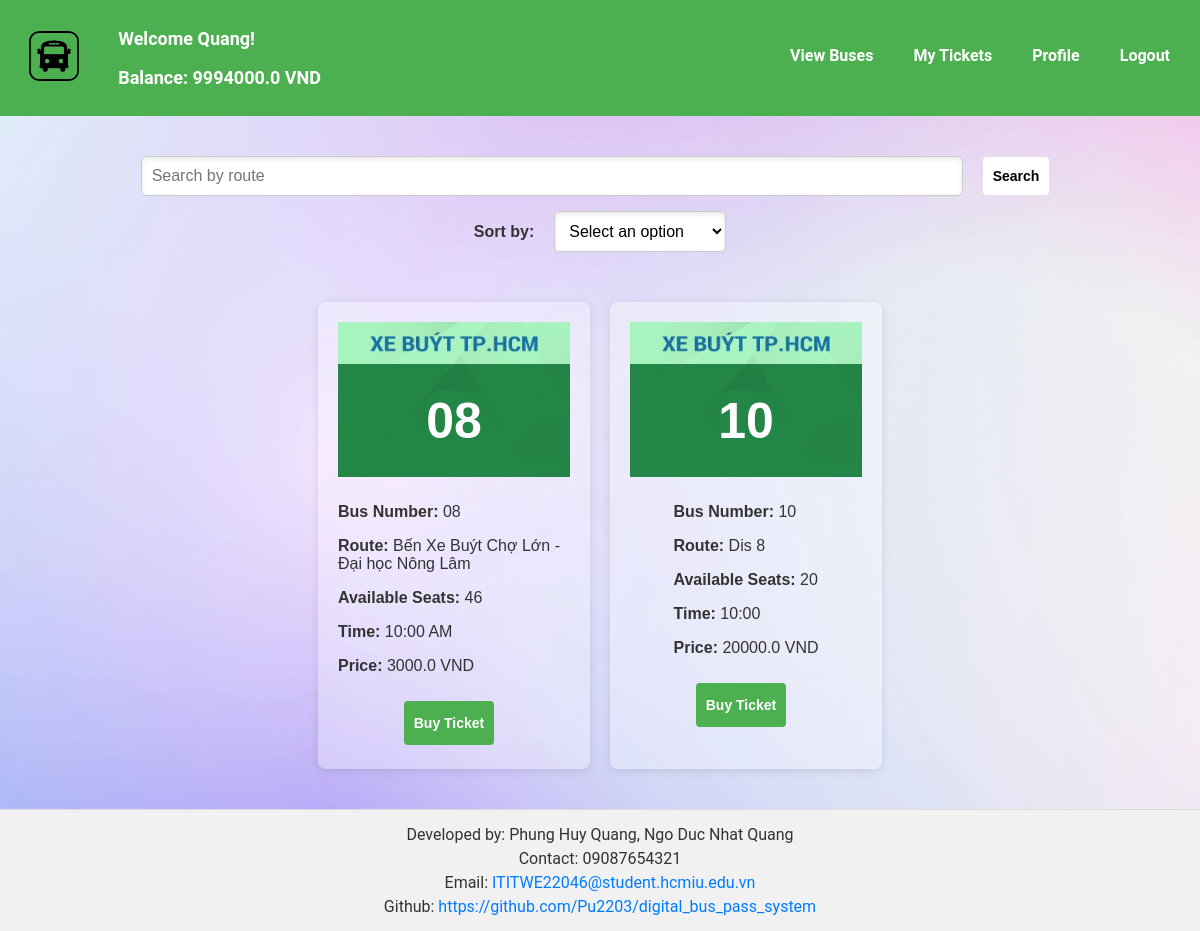
The page /view_buses (signed in) on the database its author committed.
### tables this page shows
CREATE TABLE users (
            id INTEGER PRIMARY KEY AUTOINCREMENT,
            username TEXT NOT NULL UNIQUE,
            password_hash TEXT NOT NULL,
            email TEXT,
            phone_number TEXT,
            gender TEXT,
            balance REAL DEFAULT 0.0,
            name TEXT
        );

CREATE TABLE buses (
            id INTEGER PRIMARY KEY,
            bus_number TEXT NOT NULL,
            route TEXT NOT NULL,
            total_seats INTEGER NOT NULL,
            available_seats INTEGER NOT NULL,
            time TEXT,
            price REAL NOT NULL
        );

### website/view.py (the view)
@view_bp.route('/view_buses', methods=['GET', 'POST'])
def view_buses_route():
    user_id = session.get('user_id')
    if not user_id:
        flash('You need to log in to view buses.')
        return redirect(url_for('auth.login'))
    user = UserDAO.get_user_by_id(user_id)
    sort_by = request.args.get('sort_by')
    search_query = request.form.get('search_query')
    buses = BusDAO.view_buses(sort_by=sort_by, search_query=search_query)
    buses = [bus for bus in buses if bus.available_seats > 0]
    balance = user.balance
    return render_template('view_buses.html', buses=buses, user=user, balance=balance)

### databases/bus_dao.py (called while the page is built)
    @staticmethod
    def view_buses(sort_by=None, search_query=None):
        conn = sqlite3.connect('bus_reservation.db')
        cursor = conn.cursor()
        query = 'SELECT * FROM buses'
        params = []
        if search_query:
            query += ' WHERE route LIKE ?'
            params.append(f'%{search_query}%')
        if sort_by:
            query += f' ORDER BY {sort_by}'
        cursor.execute(query, params)
        buses_data = cursor.fetchall()
        conn.close()
        buses = []
        for bus_data in buses_data:
            buses.append(Bus(
                id=bus_data[0],
                bus_number=bus_data[1],
                route=bus_data[2],
                total_seats=bus_data[3],
                available_seats=bus_data[4],
                time=bus_data[5],
                price=bus_data[6]
            ))
        return buses

### databases/user_dao.py (called while the page is built)
    @staticmethod
    def get_user_by_id(user_id):
        conn = sqlite3.connect('bus_reservation.db')
        cursor = conn.cursor()
        cursor.execute('SELECT * FROM users WHERE id = ?', (user_id,))
        user_data = cursor.fetchone()
        conn.close()
        if user_data:
            return User(
                id=user_data[0],
                username=user_data[1],
                password_hash=user_data[2],
                email=user_data[3],
                phone_number=user_data[4],
                gender=user_data[5],
                balance=user_data[6],
                name=user_data[7]
            )
        return None

### website/__init__.py (called while the page is built)
def create_app():
    app = Flask(__name__)
    app.secret_key = 'your_secret_key'  # Change this to a random secret key
    app.config['SQLALCHEMY_DATABASE_URI'] = 'sqlite:///bus_reservation.db'
    app.config['SQLALCHEMY_TRACK_MODIFICATIONS'] = False
    login_manager = LoginManager()
    login_manager.init_app(app)
    @app.errorhandler(404)
    def page_not_found(error):
        return render_template('404.html')
    @login_manager.user_loader
    def load_user(user_id):
        return UserDAO.get_user_by_id(user_id)
    from .admin import admin
    from .auth import auth_bp
    from .view import view_bp
    app.register_blueprint(admin, url_prefix='/')
    app.register_blueprint(auth_bp, url_prefix='/')
    app.register_blueprint(view_bp, url_prefix='/')
    return app

### website/models.py (called while the page is built)
    @property
    def is_authenticated(self):
        return True

### website/templates/view_buses.html (shortened to what this page needs)
{% extends "base.html" %}
{% block content %}
<link rel="stylesheet" type="text/css" href="{{ url_for('static', filename='viewbus.css') }}">
<div class="container">
        <div class="search-sort-container">
            <form method="POST" action="{{ url_for('view.view_buses_route') }}" class="controls">
                <input type="text" id="search_query" name="search_query" placeholder="Search by route" class="input1" onkeyup="autocomplete()">
                <button type="submit" class="buttonBack">Search</button>
            </form>
            <form method="GET" action="{{ url_for('view.view_buses_route') }}" class="controls">
                <label for="sort_by" class="label">Sort by:</label>
                <select id="sort_by" name="sort_by" class="input2" onchange="this.form.submit()">
                    <option value="" disabled {% if not sort_by %}selected{% endif %}>Select an option</option>
                </select>
            </form>
        </div>
    <div class="buses-container">
        {% for bus in buses %}
        <div class="bus-container">
            <div class="bus-image">
                <img src="{{ url_for('static', filename='images/bus_image.jpg') }}" alt="Bus Image">
                <div class="text-overlay">{{ bus.bus_number }}</div>
            </div>
            <div class="bus-info">
                <p><strong>Bus Number:</strong> {{ bus.bus_number }}</p>
                <p><strong>Route:</strong> {{ bus.route }}</p>
                <p><strong>Available Seats:</strong> {{ bus.available_seats }}</p>
                <p><strong>Time:</strong> {{ bus.time }}</p>
                <p><strong>Price:</strong> {{ bus.price }} VND</p>
            </div>
            <a href="{{ url_for('view.buy_ticket', bus_id=bus.id) }}" class="button2">Buy Ticket</a>
        </div>
        {% endfor %}
    </div>
</div>
{% endblock %}

### website/templates/base.html (shortened to what this page needs)
<!DOCTYPE html>
<html lang="en">
<head>
    <link rel="stylesheet" type="text/css" href="{{ url_for('static', filename='styles.css') }}">
</head>
<body>
    <div class="header">
        <a href="{{ url_for('view.index') }}">
            <img src="{{ url_for('static', filename='images/logo.png') }}" alt="Logo" class="logo">
        </a>
        <div class="header-content">
            <div class="welcome-message">
                {% if current_user.is_authenticated %}
                    <p>Welcome {{ current_user.name }}!</p>
                    <p>Balance: {{ current_user.balance }} VND</p>
                {% else %}
                    <p><strong>Welcome to the Digital Local Bus Ticket System</strong></p>
                {% endif %}
            </div>
            <div class="button-container">
                <a href="{{ url_for('view.view_buses_route') }}" class="button">View Buses</a>
                <a href="{{ url_for('view.my_tickets') }}" class="button">My Tickets</a>
                <a href="{{ url_for('view.profile') }}" class="button">Profile</a>
                {% if current_user.is_authenticated %}
                    <a href="{{ url_for('auth.logout') }}" class="button">Logout</a>
                {% else %}
                    <a href="{{ url_for('auth.login') }}" class="button">Login</a>
                {% endif %}
            </div>
        </div>
    </div>
    <div class="content">
        {% block content %}{% endblock %}
    </div>
    <div class="footer">
        <p>Developed by: Phung Huy Quang, Ngo Duc Nhat Quang</p>
        <p>Contact: 09087654321</p>
        <p>Email: <a href="mailto:ITITWE22046@student.hcmiu.edu.vn">ITITWE22046@student.hcmiu.edu.vn</a></p>
        <p>Github: <a href="https://github.com/Pu2203/digital_bus_pass_system" target="_blank">https://github.com/Pu2203/digital_bus_pass_system</a></p>
    </div>
</body>
</html>

### website/static/styles.css (style rules this page uses)
body { font-family: 'Roboto', sans-serif; background-color: #f4f7f6; color: #333; margin: 0; padding: 0px; background-image: url('/static/images/background.jpg'); background-size: cover; background-position: center; }
.header { display: flex; align-items: center; padding: 10px; width: 100%; margin: 0; background-color: #4CAF50; box-sizing: border-box; }
.logo { height: 50px; }
.header-content { display: flex; align-items: center; flex-grow: 1; justify-content: space-between; }
.welcome-message { font-size: 18px; font-weight: bold; color: white; margin-left: 20px; }
.input2 { width: 172px; padding: 10px; font-size: 16px; border: 1px solid #ccc; border-radius: 5px; box-shadow: inset 0 2px 5px rgba(0, 0, 0, 0.1); outline: none; }
.button-container { display: flex; gap: 10px; }
.button { padding: 10px; background-color: #4CAF50; color: white; border: none; border-color: white; border-top: 4px solid transparent; border-bottom: 4px solid transparent; border-radius: 4px; cursor: pointer; font-size: 16px; font-weight: bold; margin-right: 10px; text-align: center; text-decoration: none; display: inline-block; box-sizing: border-box; }
.button2 { padding: 10px; background-color: #4CAF50; color: white; border: none; border-color: white; border-top: 1px solid transparent; border-bottom: 1px solid transparent; border-radius: 4px; cursor: pointer; font-size: 14px; font-weight: bold; margin-right: 10px; text-align: center; text-decoration: none; display: inline-block; box-sizing: border-box; }
.buttonBack { padding: 10px; background-color: white; color: black; border: none; border-color: white; border-top: 1px solid transparent; border-bottom: 1px solid transparent; border-radius: 4px; cursor: pointer; font-size: 14px; font-weight: bold; margin-right: 10px; text-align: center; text-decoration: none; display: inline-block; box-sizing: border-box; }
.content { padding: 20px; }
.container { margin: 20px auto; padding: 0px; max-width: 1300px; font-family: Arial, sans-serif; text-align: center; }
.footer { background-color: #f1f1f1; text-align: center; padding: 10px 20px; border-top: 1px solid #ddd; }
.footer p { margin: 5px 0; }
.footer a { color: #007bff; text-decoration: none; }

### rows shown on the page
users: name "Quang", balance "9994000.0"
buses: bus_number "08", route "Bến Xe Buýt Chợ Lớn - Đại học Nông Lâm", available_seats "46", time "10:00 AM", price "3000.0"
buses: bus_number "10", route "Dis 8", available_seats "20", time "10:00", price "20000.0"
